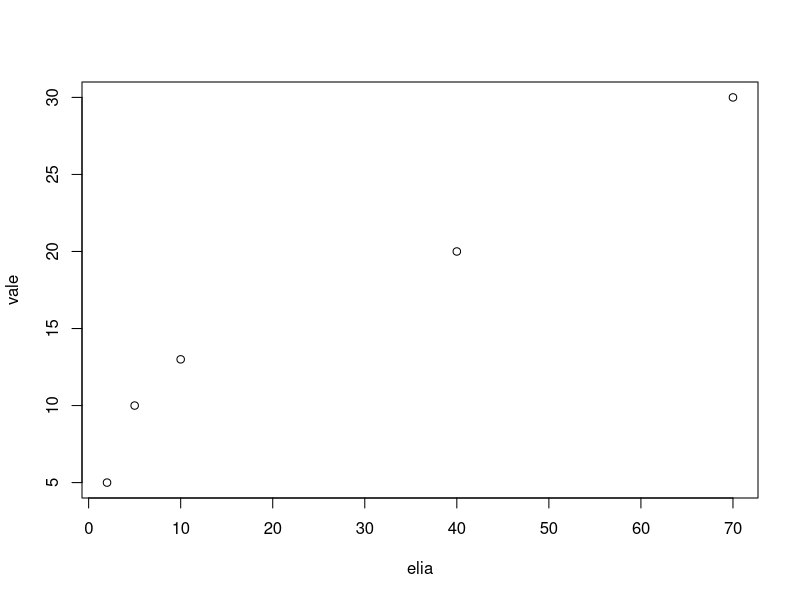
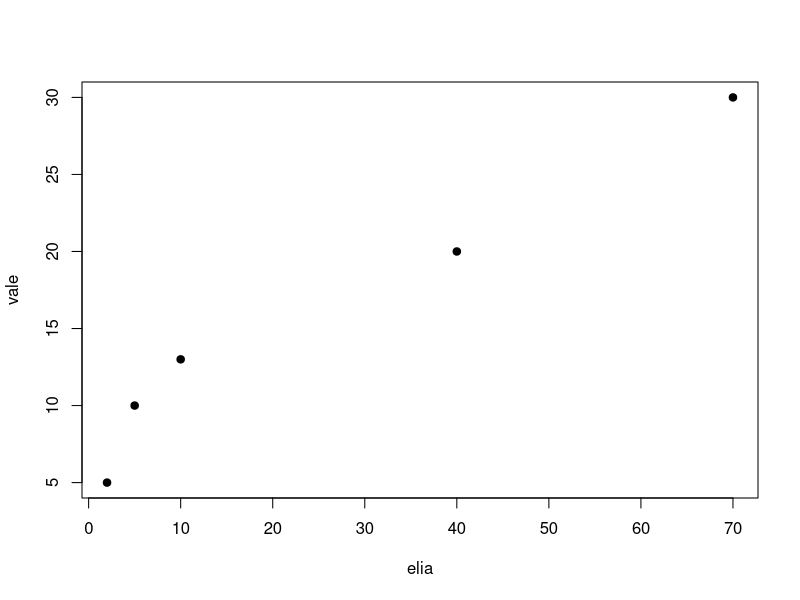
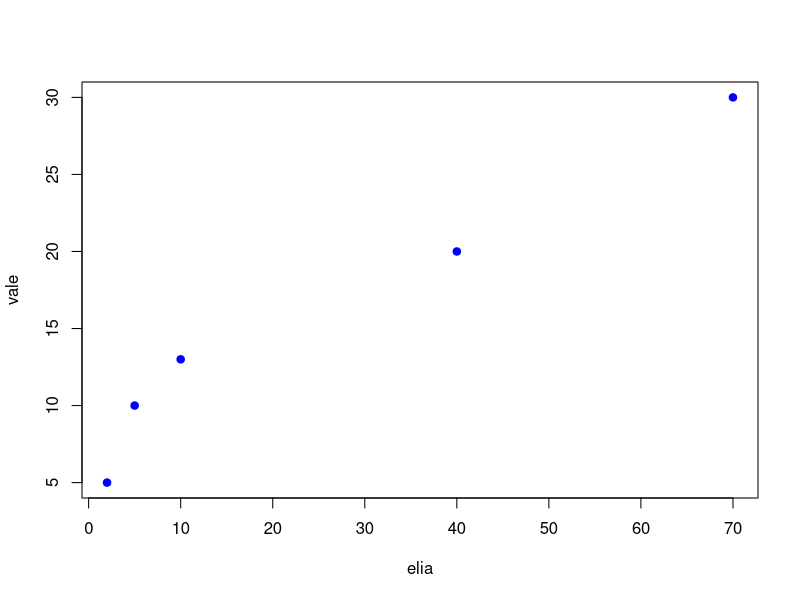
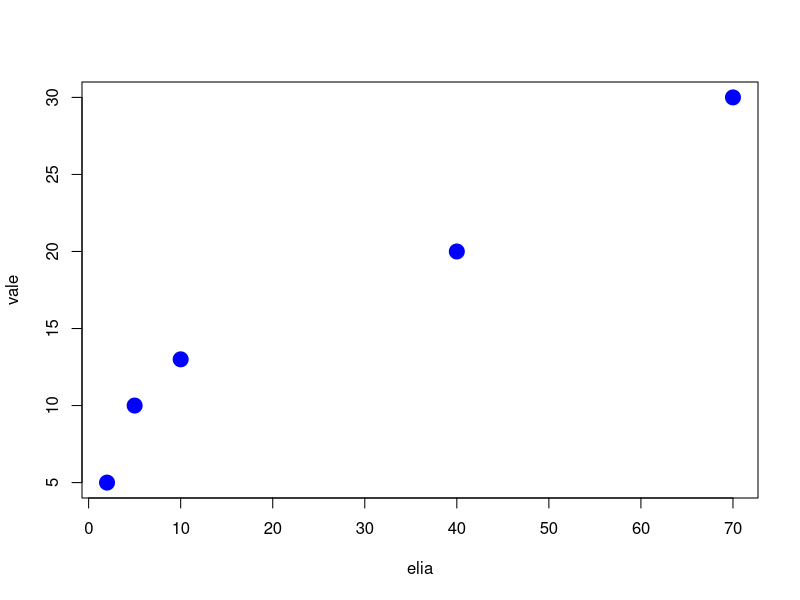
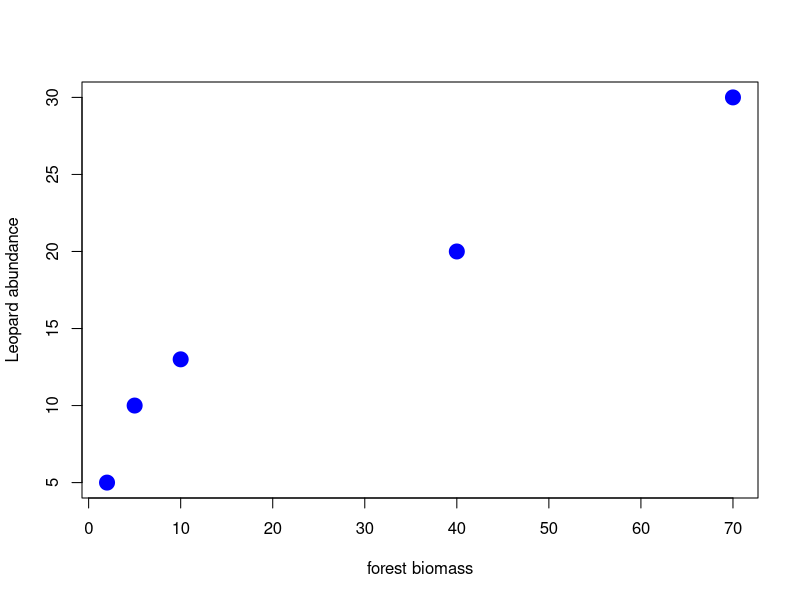

Reproduce these figures in R, in order.
# this is a comment and will help humans understanding my code!

vale <- c(5, 10, 13, 20, 30)
elia <- c(2, 5, 10, 40, 70)
plot(elia, vale)
#use pch to change the shape of the point
plot(elia, vale, pch=19)
#use col to change the point color
plot(elia, vale, pch=19, col="blue")
#use cex to change the dimension of the point
plot(elia, vale, pch=19, col="blue", cex=2)
#use xlab to label the x axis and ylab to label the y axis
plot(elia, vale, pch=19, col="blue", cex=2, xlab="forest biomass", ylab="Leopard abundance")

